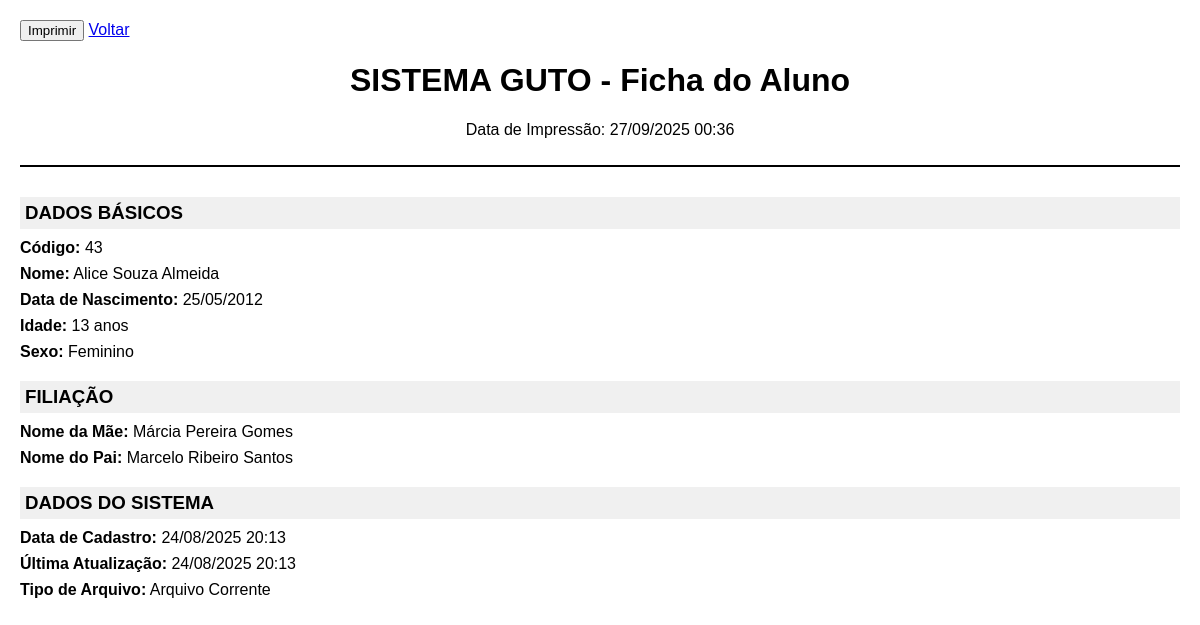
Screenshot of /alunos/43/imprimir/ (signed in) with the database file from the repository.
### alunos/models.py (models this page shows, shortened)
class Aluno(models.Model):
    SEXO_CHOICES = [
        ('M', 'Masculino'),
        ('F', 'Feminino'),
    ]
    TIPO_ARQUIVO_CHOICES = [
        ('CORRENTE', 'Arquivo Corrente'),
        ('PERMANENTE', 'Arquivo Permanente'),
    ]
    codigo = models.AutoField(primary_key=True, verbose_name="Código")
    nome = models.CharField(max_length=255, verbose_name="Nome Completo")
    nome_social = models.CharField(max_length=255, blank=True, null=True, verbose_name="Nome Social")
    data_nascimento = models.DateField(verbose_name="Data de Nascimento")
    sexo = models.CharField(max_length=1, choices=SEXO_CHOICES, verbose_name="Sexo")
    nome_mae = models.CharField(max_length=255, blank=True, null=True, verbose_name="Nome da Mãe")
    nome_pai = models.CharField(max_length=255, blank=True, null=True, verbose_name="Nome do Pai")
    mae_nao_declarada = models.BooleanField(default=False, verbose_name="Mãe não declarada")
    pai_nao_declarado = models.BooleanField(default=False, verbose_name="Pai não declarado")
    aluno_gemeo = models.BooleanField(default=False, verbose_name="Aluno Gêmeo")
    falta_historico_escolar = models.BooleanField(default=False, verbose_name="Falta histórico escolar")
    aluno_exclusivo_aee = models.BooleanField(default=False, verbose_name="Aluno exclusivo de Atividade Complementar/AEE")
    tipo_arquivo = models.CharField(max_length=20, choices=TIPO_ARQUIVO_CHOICES, default='CORRENTE', verbose_name="Tipo de Arquivo")
    lembrete = models.TextField(blank=True, null=True, verbose_name="Lembrete")
    foto = models.ImageField(upload_to='alunos/fotos/', blank=True, null=True, verbose_name="Foto")
    data_cadastro = models.DateTimeField(auto_now_add=True, verbose_name="Data de Cadastro")
    data_atualizacao = models.DateTimeField(auto_now=True, verbose_name="Última Atualização")
    usuario_cadastro = models.ForeignKey(User, on_delete=models.PROTECT, related_name='alunos_cadastrados', verbose_name="Usuário que Cadastrou")
    class Meta:
        verbose_name = "Aluno"
        verbose_name_plural = "Alunos"
        ordering = ['nome']
    @property
    def idade(self):
        today = date.today()
        return today.year - self.data_nascimento.year - ((today.month, today.day) < (self.data_nascimento.month, self.data_nascimento.day))

### alunos/views.py (the view)
# urls.py: path('<int:pk>/imprimir/', views.aluno_print, name='aluno_print'),
@login_required
def aluno_print(request, pk):
    aluno = get_object_or_404(Aluno, pk=pk)
    context = {
        'aluno': aluno,
        'documentacao': getattr(aluno, 'documentacao', None),
        'responsaveis': aluno.responsaveis.all(),
        'transporte': getattr(aluno, 'transporte', None),
        'matriculas': aluno.matriculas.all().order_by('-ano_administrativo'),
    }
    return render(request, 'alunos/aluno_print.html', context)

### templates/alunos/aluno_print.html (shortened to what this page needs)
<!DOCTYPE html>
<html lang="pt-BR">
<head>
</head>
<body>
    <div class="no-print" style="margin-bottom: 20px;">
        <button onclick="window.print()" class="btn btn-primary">Imprimir</button>
        <a href="{% url 'alunos:aluno_detail' aluno.pk %}">Voltar</a>
    </div>
    <div class="header">
        <h1>SISTEMA GUTO - Ficha do Aluno</h1>
        <p>Data de Impressão: {% now "d/m/Y H:i" %}</p>
    </div>
    <div class="section">
        <h3>DADOS BÁSICOS</h3>
        <div class="field"><span class="label">Código:</span> {{ aluno.codigo }}</div>
        <div class="field"><span class="label">Nome:</span> {{ aluno.nome }}</div>
        <div class="field"><span class="label">Data de Nascimento:</span> {{ aluno.data_nascimento|date:"d/m/Y" }}</div>
        <div class="field"><span class="label">Idade:</span> {{ aluno.idade }} anos</div>
        <div class="field"><span class="label">Sexo:</span> {{ aluno.get_sexo_display }}</div>
    </div>
    <div class="section">
        <h3>FILIAÇÃO</h3>
        <div class="field">
            <span class="label">Nome da Mãe:</span>
            {% if aluno.mae_nao_declarada %}Não declarada{% else %}{{ aluno.nome_mae|default:"Não informado" }}{% endif %}
        </div>
        <div class="field">
            <span class="label">Nome do Pai:</span>
            {% if aluno.pai_nao_declarado %}Não declarado{% else %}{{ aluno.nome_pai|default:"Não informado" }}{% endif %}
        </div>
    </div>
    <div class="section">
        <h3>DADOS DO SISTEMA</h3>
        <div class="field"><span class="label">Data de Cadastro:</span> {{ aluno.data_cadastro|date:"d/m/Y H:i" }}</div>
        <div class="field"><span class="label">Última Atualização:</span> {{ aluno.data_atualizacao|date:"d/m/Y H:i" }}</div>
        <div class="field"><span class="label">Tipo de Arquivo:</span> {{ aluno.get_tipo_arquivo_display }}</div>
    </div>
</body>
</html>

### templates/alunos/aluno_print.html (style rules this page uses)
body { font-family: Arial, sans-serif; margin: 20px; }
.header { text-align: center; margin-bottom: 30px; border-bottom: 2px solid #000; padding-bottom: 10px; }
.section { margin-bottom: 20px; }
.section h3 { background: #f0f0f0; padding: 5px; margin: 0 0 10px 0; }
.field { margin-bottom: 8px; }
.label { font-weight: bold; }

### rows the page displays
Aluno: codigo "43", nome "Alice Souza Almeida", data_nascimento "25/05/2012", idade "13", sexo "Feminino", nome_mae "Márcia Pereira Gomes", nome_pai "Marcelo Ribeiro Santos", data_cadastro "24/08/2025 20:13", data_atualizacao "24/08/2025 20:13", tipo_arquivo "Arquivo Corrente"
